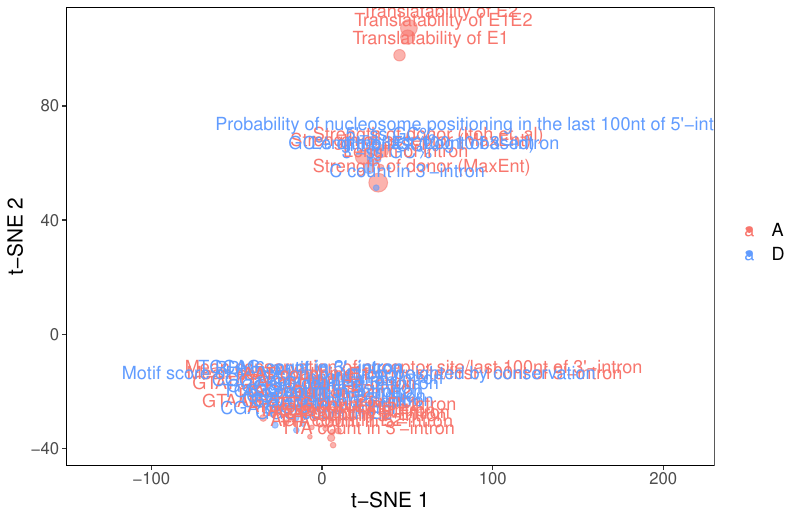

The script that saved this image:
library(ggplot2)
library(Rtsne)
data <- read.table('tsne.input_A_D.txt', header=TRUE, sep = '\t')
## obtain data matrix
data.matrix <- as.matrix(data[,2:(dim(data)[2] - 2)])
## perform T-SNE analysis
set.seed(1890)
tsne <- Rtsne(data.matrix, check_duplicates = FALSE, pca = TRUE, 
              perplexity=5, theta=0.5, dims=2)
embedding <- as.data.frame(tsne$Y)
embedding$Class <- data[,1]
## get embedded values
embedding$strength <- data[,dim(data)[2]-1]
embedding$Category <- data[, dim(data)[2]]
p <- ggplot(embedding, aes(x=V1, y=V2, color=Category, label = Class)) + geom_point(aes(size=strength, alpha = 0.8)) + geom_text( hjust=0.3, vjust=-0.8, size = 4.5) +
  scale_alpha(guide = 'none') + scale_size_continuous(guide=FALSE) +
  theme_bw() + theme(panel.border = element_rect(colour='black',fill=NA),
                     panel.grid.major = element_blank(),
                     panel.grid.minor = element_blank(),
                     text = element_text(size=15),
                     legend.title = element_blank(),
                     legend.text=element_text(size=13),
                     strip.text = element_text(size=13),
                     legend.key = element_rect(fill = "transparent", colour = "transparent"),
                     legend.background = element_rect(fill = 'transparent', colour = 'transparent')) + 
  scale_x_continuous(expand = c(0, 0),limits = c(-150,230)) + 
  scale_color_manual(values=c("#F8766D", "#619CFF", "#56B4E9")) + 
  xlab('t-SNE 1') + ylab('t-SNE 2')
ggsave(p, file="tsne_plot.pdf", width=8, height=5.2)